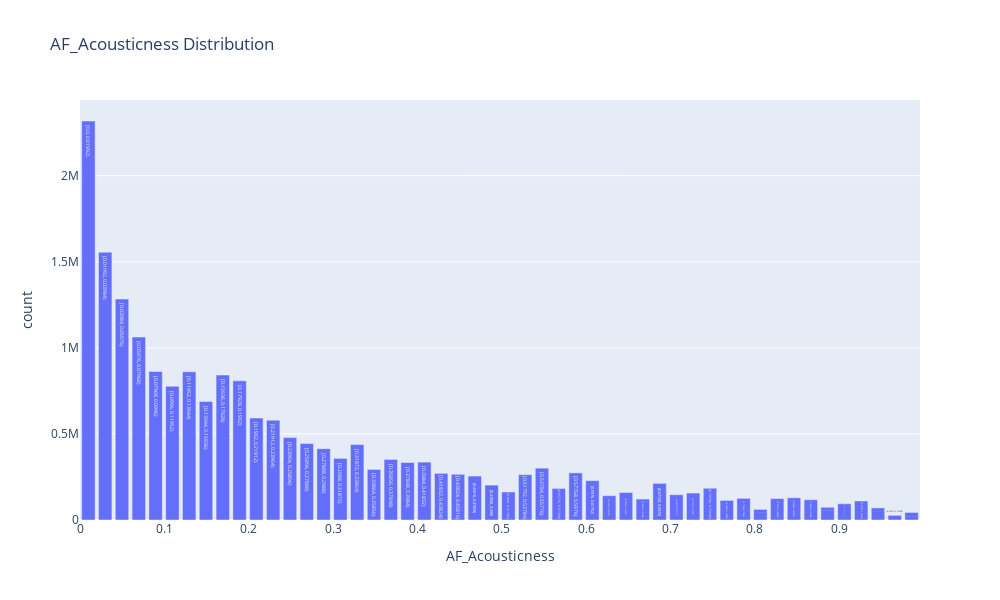

The notebook cell this image was saved under:
### Markdown cell above
The distribution for af speechiness is skewed to the right and this is a unimodal distribution, as there is one distinct peak

### Code cell
#histogram of af_acousticness distribution
fig = df2_viz["af_acousticness"].plot.hist(bins = 50, alpha = 0.5)

fig.update_layout(width = 1000, height = 600, title = "AF_Acousticness Distribution", xaxis_title = "AF_Acousticness")

fig.show()
